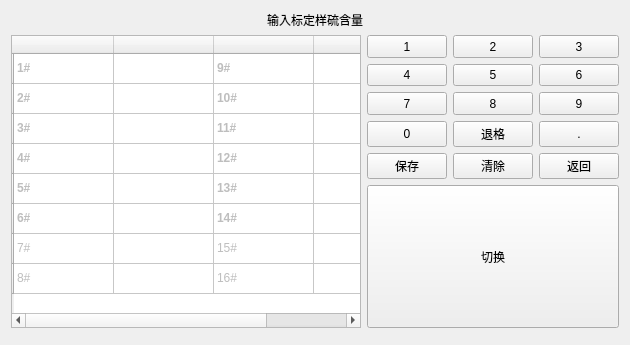
<?xml version="1.0" encoding="UTF-8"?>
<ui version="4.0">
 <class>input_S_percentage</class>
 <widget class="QWidget" name="input_S_percentage">
  <property name="geometry">
   <rect>
    <x>0</x>
    <y>0</y>
    <width>630</width>
    <height>345</height>
   </rect>
  </property>
  <property name="windowTitle">
   <string>Form</string>
  </property>
  <layout class="QGridLayout" name="gridLayout_2">
   <item row="0" column="0">
    <layout class="QVBoxLayout" name="verticalLayout_2">
     <item>
      <widget class="QLabel" name="label">
       <property name="text">
        <string>输入标定样硫含量</string>
       </property>
       <property name="alignment">
        <set>Qt::AlignCenter</set>
       </property>
      </widget>
     </item>
     <item>
      <layout class="QHBoxLayout" name="horizontalLayout_2">
       <item>
        <widget class="QTableWidget" name="tableWidget">
         <attribute name="horizontalHeaderDefaultSectionSize">
          <number>100</number>
         </attribute>
         <attribute name="horizontalHeaderHighlightSections">
          <bool>true</bool>
         </attribute>
         <attribute name="horizontalHeaderShowSortIndicator" stdset="0">
          <bool>true</bool>
         </attribute>
         <row>
          <property name="text">
           <string/>
          </property>
         </row>
         <row>
          <property name="text">
           <string/>
          </property>
         </row>
         <row>
          <property name="text">
           <string/>
          </property>
         </row>
         <row>
          <property name="text">
           <string/>
          </property>
         </row>
         <row>
          <property name="text">
           <string/>
          </property>
         </row>
         <row>
          <property name="text">
           <string/>
          </property>
         </row>
         <row>
          <property name="text">
           <string/>
          </property>
         </row>
         <row>
          <property name="text">
           <string/>
          </property>
         </row>
         <column>
          <property name="text">
           <string/>
          </property>
         </column>
         <column>
          <property name="text">
           <string/>
          </property>
         </column>
         <column>
          <property name="text">
           <string/>
          </property>
         </column>
         <column>
          <property name="text">
           <string/>
          </property>
         </column>
         <item row="0" column="0">
          <property name="text">
           <string>1#</string>
          </property>
          <property name="font">
           <font>
            <weight>75</weight>
            <bold>true</bold>
           </font>
          </property>
          <property name="flags">
           <set>ItemIsDragEnabled|ItemIsUserCheckable</set>
          </property>
         </item>
         <item row="0" column="2">
          <property name="text">
           <string>9#</string>
          </property>
          <property name="font">
           <font>
            <weight>75</weight>
            <italic>false</italic>
            <bold>true</bold>
           </font>
          </property>
          <property name="background">
           <brush brushstyle="NoBrush">
            <color alpha="255">
             <red>0</red>
             <green>0</green>
             <blue>0</blue>
            </color>
           </brush>
          </property>
          <property name="flags">
           <set>ItemIsDragEnabled|ItemIsUserCheckable</set>
          </property>
         </item>
         <item row="1" column="0">
          <property name="text">
           <string>2#</string>
          </property>
          <property name="font">
           <font>
            <weight>75</weight>
            <italic>false</italic>
            <bold>true</bold>
           </font>
          </property>
          <property name="flags">
           <set>ItemIsDragEnabled|ItemIsUserCheckable</set>
          </property>
         </item>
         <item row="1" column="2">
          <property name="text">
           <string>10#</string>
          </property>
          <property name="font">
           <font>
            <weight>75</weight>
            <italic>false</italic>
            <bold>true</bold>
           </font>
          </property>
          <property name="flags">
           <set>ItemIsDragEnabled|ItemIsUserCheckable</set>
          </property>
         </item>
         <item row="2" column="0">
          <property name="text">
           <string>3#</string>
          </property>
          <property name="font">
           <font>
            <weight>75</weight>
            <bold>true</bold>
           </font>
          </property>
          <property name="flags">
           <set>ItemIsDragEnabled|ItemIsUserCheckable</set>
          </property>
         </item>
         <item row="2" column="2">
          <property name="text">
           <string>11#</string>
          </property>
          <property name="font">
           <font>
            <weight>75</weight>
            <bold>true</bold>
           </font>
          </property>
          <property name="flags">
           <set>ItemIsDragEnabled|ItemIsUserCheckable</set>
          </property>
         </item>
         <item row="3" column="0">
          <property name="text">
           <string>4#</string>
          </property>
          <property name="font">
           <font>
            <weight>75</weight>
            <bold>true</bold>
           </font>
          </property>
          <property name="flags">
           <set>ItemIsDragEnabled|ItemIsUserCheckable</set>
          </property>
         </item>
         <item row="3" column="2">
          <property name="text">
           <string>12#</string>
          </property>
          <property name="font">
           <font>
            <weight>75</weight>
            <bold>true</bold>
           </font>
          </property>
          <property name="flags">
           <set>ItemIsDragEnabled|ItemIsUserCheckable</set>
          </property>
         </item>
         <item row="4" column="0">
          <property name="text">
           <string>5#</string>
          </property>
          <property name="font">
           <font>
            <weight>75</weight>
            <bold>true</bold>
           </font>
          </property>
          <property name="flags">
           <set>ItemIsDragEnabled|ItemIsUserCheckable</set>
          </property>
         </item>
         <item row="4" column="2">
          <property name="text">
           <string>13#</string>
          </property>
          <property name="font">
           <font>
            <weight>75</weight>
            <bold>true</bold>
           </font>
          </property>
          <property name="flags">
           <set>ItemIsDragEnabled|ItemIsUserCheckable</set>
          </property>
         </item>
         <item row="5" column="0">
          <property name="text">
           <string>6#</string>
          </property>
          <property name="font">
           <font>
            <weight>75</weight>
            <bold>true</bold>
           </font>
          </property>
          <property name="flags">
           <set>ItemIsDragEnabled|ItemIsUserCheckable</set>
          </property>
         </item>
         <item row="5" column="2">
          <property name="text">
           <string>14#</string>
          </property>
          <property name="font">
           <font>
            <weight>75</weight>
            <bold>true</bold>
           </font>
          </property>
          <property name="flags">
           <set>ItemIsDragEnabled|ItemIsUserCheckable</set>
          </property>
         </item>
         <item row="6" column="0">
          <property name="text">
           <string>7#</string>
          </property>
          <property name="flags">
           <set>ItemIsSelectable|ItemIsDragEnabled|ItemIsUserCheckable</set>
          </property>
         </item>
         <item row="6" column="2">
          <property name="text">
           <string>15#</string>
          </property>
          <property name="flags">
           <set>ItemIsSelectable|ItemIsDragEnabled|ItemIsUserCheckable</set>
          </property>
         </item>
         <item row="7" column="0">
          <property name="text">
           <string>8#</string>
          </property>
          <property name="flags">
           <set>ItemIsSelectable|ItemIsDragEnabled|ItemIsUserCheckable</set>
          </property>
         </item>
         <item row="7" column="2">
          <property name="text">
           <string>16#</string>
          </property>
          <property name="flags">
           <set>ItemIsSelectable|ItemIsDragEnabled|ItemIsUserCheckable</set>
          </property>
         </item>
        </widget>
       </item>
       <item>
        <layout class="QVBoxLayout" name="verticalLayout">
         <item>
          <layout class="QGridLayout" name="gridLayout">
           <item row="0" column="0">
            <widget class="QPushButton" name="b_1">
             <property name="sizePolicy">
              <sizepolicy hsizetype="Minimum" vsizetype="Minimum">
               <horstretch>0</horstretch>
               <verstretch>0</verstretch>
              </sizepolicy>
             </property>
             <property name="text">
              <string> 1 </string>
             </property>
            </widget>
           </item>
           <item row="0" column="1">
            <widget class="QPushButton" name="b_2">
             <property name="sizePolicy">
              <sizepolicy hsizetype="Minimum" vsizetype="Minimum">
               <horstretch>0</horstretch>
               <verstretch>0</verstretch>
              </sizepolicy>
             </property>
             <property name="text">
              <string> 2 </string>
             </property>
            </widget>
           </item>
           <item row="0" column="2">
            <widget class="QPushButton" name="b_3">
             <property name="sizePolicy">
              <sizepolicy hsizetype="Minimum" vsizetype="Minimum">
               <horstretch>0</horstretch>
               <verstretch>0</verstretch>
              </sizepolicy>
             </property>
             <property name="text">
              <string> 3 </string>
             </property>
            </widget>
           </item>
           <item row="1" column="0">
            <widget class="QPushButton" name="b_4">
             <property name="sizePolicy">
              <sizepolicy hsizetype="Minimum" vsizetype="Minimum">
               <horstretch>0</horstretch>
               <verstretch>0</verstretch>
              </sizepolicy>
             </property>
             <property name="text">
              <string>  4  </string>
             </property>
            </widget>
           </item>
           <item row="1" column="1">
            <widget class="QPushButton" name="b_5">
             <property name="sizePolicy">
              <sizepolicy hsizetype="Minimum" vsizetype="Minimum">
               <horstretch>0</horstretch>
               <verstretch>0</verstretch>
              </sizepolicy>
             </property>
             <property name="text">
              <string>  5  </string>
             </property>
            </widget>
           </item>
           <item row="1" column="2">
            <widget class="QPushButton" name="b_6">
             <property name="sizePolicy">
              <sizepolicy hsizetype="Minimum" vsizetype="Minimum">
               <horstretch>0</horstretch>
               <verstretch>0</verstretch>
              </sizepolicy>
             </property>
             <property name="text">
              <string>  6  </string>
             </property>
            </widget>
           </item>
           <item row="2" column="0">
            <widget class="QPushButton" name="b_7">
             <property name="sizePolicy">
              <sizepolicy hsizetype="Minimum" vsizetype="Minimum">
               <horstretch>0</horstretch>
               <verstretch>0</verstretch>
              </sizepolicy>
             </property>
             <property name="text">
              <string>  7  </string>
             </property>
            </widget>
           </item>
           <item row="2" column="1">
            <widget class="QPushButton" name="b_8">
             <property name="sizePolicy">
              <sizepolicy hsizetype="Minimum" vsizetype="Minimum">
               <horstretch>0</horstretch>
               <verstretch>0</verstretch>
              </sizepolicy>
             </property>
             <property name="text">
              <string>  8  </string>
             </property>
            </widget>
           </item>
           <item row="2" column="2">
            <widget class="QPushButton" name="b_9">
             <property name="sizePolicy">
              <sizepolicy hsizetype="Minimum" vsizetype="Minimum">
               <horstretch>0</horstretch>
               <verstretch>0</verstretch>
              </sizepolicy>
             </property>
             <property name="text">
              <string>  9  </string>
             </property>
            </widget>
           </item>
           <item row="3" column="0">
            <widget class="QPushButton" name="b_0">
             <property name="sizePolicy">
              <sizepolicy hsizetype="Minimum" vsizetype="Minimum">
               <horstretch>0</horstretch>
               <verstretch>0</verstretch>
              </sizepolicy>
             </property>
             <property name="text">
              <string> 0 </string>
             </property>
            </widget>
           </item>
           <item row="3" column="1">
            <widget class="QPushButton" name="b_backspace">
             <property name="sizePolicy">
              <sizepolicy hsizetype="Minimum" vsizetype="Minimum">
               <horstretch>0</horstretch>
               <verstretch>0</verstretch>
              </sizepolicy>
             </property>
             <property name="text">
              <string>退格</string>
             </property>
            </widget>
           </item>
           <item row="3" column="2">
            <widget class="QPushButton" name="b_point">
             <property name="sizePolicy">
              <sizepolicy hsizetype="Minimum" vsizetype="Minimum">
               <horstretch>0</horstretch>
               <verstretch>0</verstretch>
              </sizepolicy>
             </property>
             <property name="text">
              <string>  .  </string>
             </property>
            </widget>
           </item>
           <item row="4" column="0">
            <widget class="QPushButton" name="b_sure">
             <property name="sizePolicy">
              <sizepolicy hsizetype="Minimum" vsizetype="Minimum">
               <horstretch>0</horstretch>
               <verstretch>0</verstretch>
              </sizepolicy>
             </property>
             <property name="text">
              <string>保存</string>
             </property>
            </widget>
           </item>
           <item row="4" column="1">
            <widget class="QPushButton" name="b_clear">
             <property name="sizePolicy">
              <sizepolicy hsizetype="Minimum" vsizetype="Minimum">
               <horstretch>0</horstretch>
               <verstretch>0</verstretch>
              </sizepolicy>
             </property>
             <property name="text">
              <string>清除</string>
             </property>
            </widget>
           </item>
           <item row="4" column="2">
            <widget class="QPushButton" name="b_abandon">
             <property name="sizePolicy">
              <sizepolicy hsizetype="Minimum" vsizetype="Minimum">
               <horstretch>0</horstretch>
               <verstretch>0</verstretch>
              </sizepolicy>
             </property>
             <property name="text">
              <string>返回</string>
             </property>
            </widget>
           </item>
          </layout>
         </item>
         <item>
          <widget class="QPushButton" name="b_switch">
           <property name="sizePolicy">
            <sizepolicy hsizetype="Minimum" vsizetype="Minimum">
             <horstretch>0</horstretch>
             <verstretch>0</verstretch>
            </sizepolicy>
           </property>
           <property name="text">
            <string>切换</string>
           </property>
          </widget>
         </item>
        </layout>
       </item>
      </layout>
     </item>
     <item>
      <layout class="QHBoxLayout" name="horizontalLayout">
       <item>
        <widget class="issample" name="widget" native="true"/>
       </item>
       <item>
        <widget class="ispreheat" name="widget_2" native="true"/>
       </item>
       <item>
        <widget class="date_widget" name="widget_3" native="true"/>
       </item>
      </layout>
     </item>
    </layout>
   </item>
  </layout>
 </widget>
 <customwidgets>
  <customwidget>
   <class>date_widget</class>
   <extends>QWidget</extends>
   <header>date_widget.h</header>
   <container>1</container>
  </customwidget>
  <customwidget>
   <class>issample</class>
   <extends>QWidget</extends>
   <header>issample.h</header>
   <container>1</container>
  </customwidget>
  <customwidget>
   <class>ispreheat</class>
   <extends>QWidget</extends>
   <header>ispreheat.h</header>
   <container>1</container>
  </customwidget>
 </customwidgets>
 <resources/>
 <connections/>
</ui>
